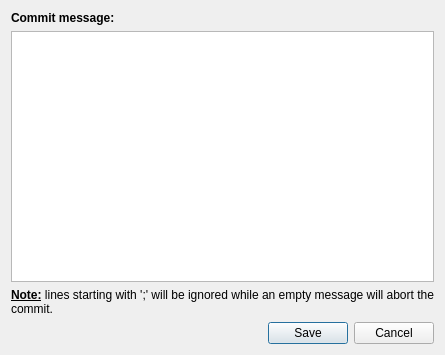
<?xml version="1.0" encoding="UTF-8"?>
<ui version="4.0">
 <class>PmrWorkspacesWindowCommitDialog</class>
 <widget class="QDialog" name="PmrWorkspacesWindowCommitDialog">
  <property name="geometry">
   <rect>
    <x>0</x>
    <y>0</y>
    <width>445</width>
    <height>355</height>
   </rect>
  </property>
  <property name="windowTitle">
   <string>Commit staged files</string>
  </property>
  <layout class="QVBoxLayout" name="verticalLayout">
   <item>
    <widget class="QLabel" name="messageLabel">
     <property name="font">
      <font>
       <weight>75</weight>
       <bold>true</bold>
      </font>
     </property>
     <property name="text">
      <string>Commit message:</string>
     </property>
    </widget>
   </item>
   <item>
    <widget class="QTextEdit" name="messageValue"/>
   </item>
   <item>
    <widget class="QLabel" name="noteLabel">
     <property name="text">
      <string>&lt;html&gt;&lt;head/&gt;&lt;body&gt;&lt;p&gt;&lt;span style=&quot; font-weight:600; text-decoration: underline;&quot;&gt;Note:&lt;/span&gt; lines starting with ';' will be ignored while an empty message will abort the commit.&lt;/p&gt;&lt;/body&gt;&lt;/html&gt;</string>
     </property>
     <property name="wordWrap">
      <bool>true</bool>
     </property>
     <property name="margin">
      <number>5</number>
     </property>
     <property name="indent">
      <number>0</number>
     </property>
    </widget>
   </item>
   <item>
    <widget class="QDialogButtonBox" name="buttonBox">
     <property name="orientation">
      <enum>Qt::Horizontal</enum>
     </property>
     <property name="standardButtons">
      <set>QDialogButtonBox::Cancel|QDialogButtonBox::Save</set>
     </property>
    </widget>
   </item>
  </layout>
 </widget>
 <resources/>
 <connections/>
</ui>
